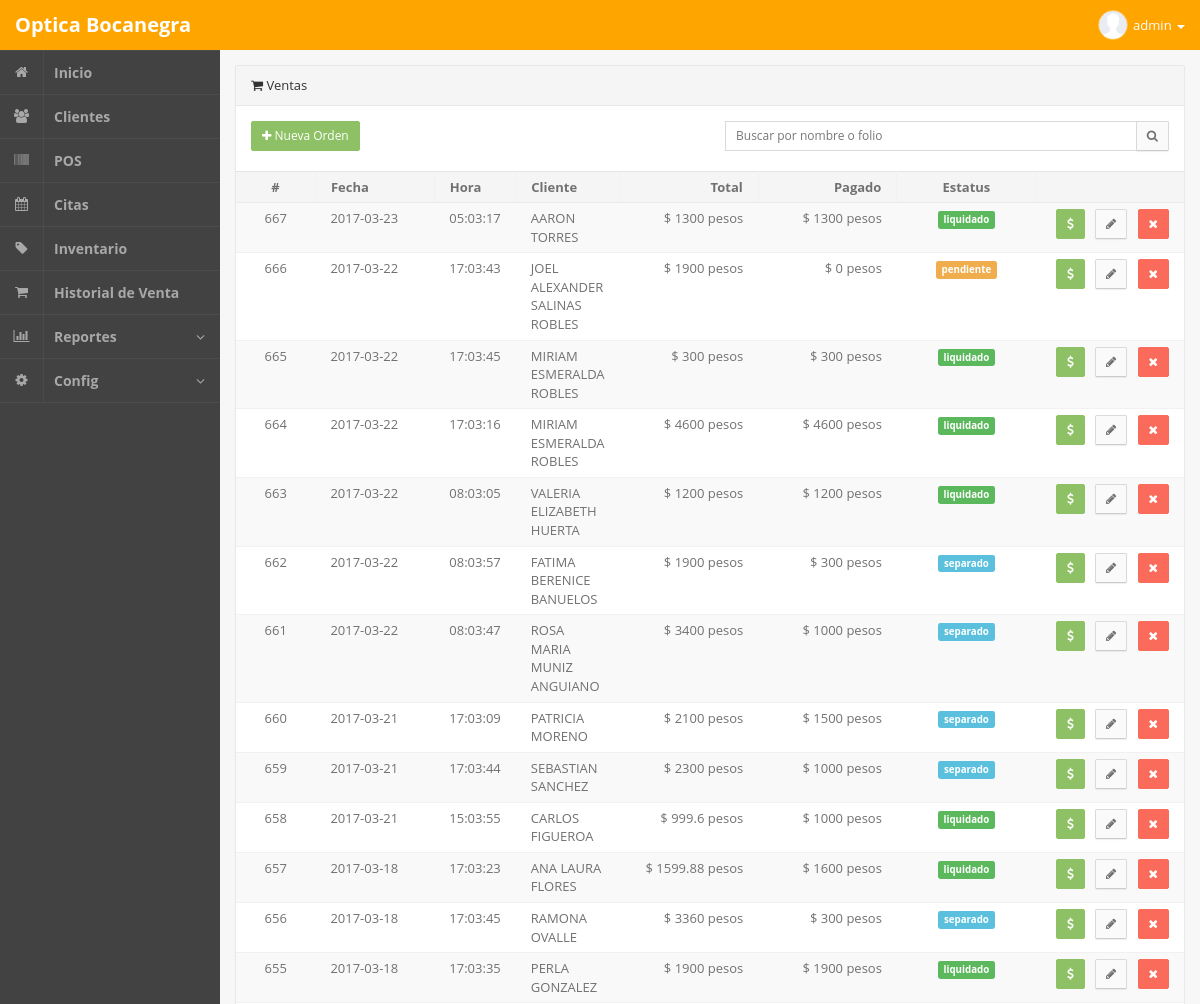
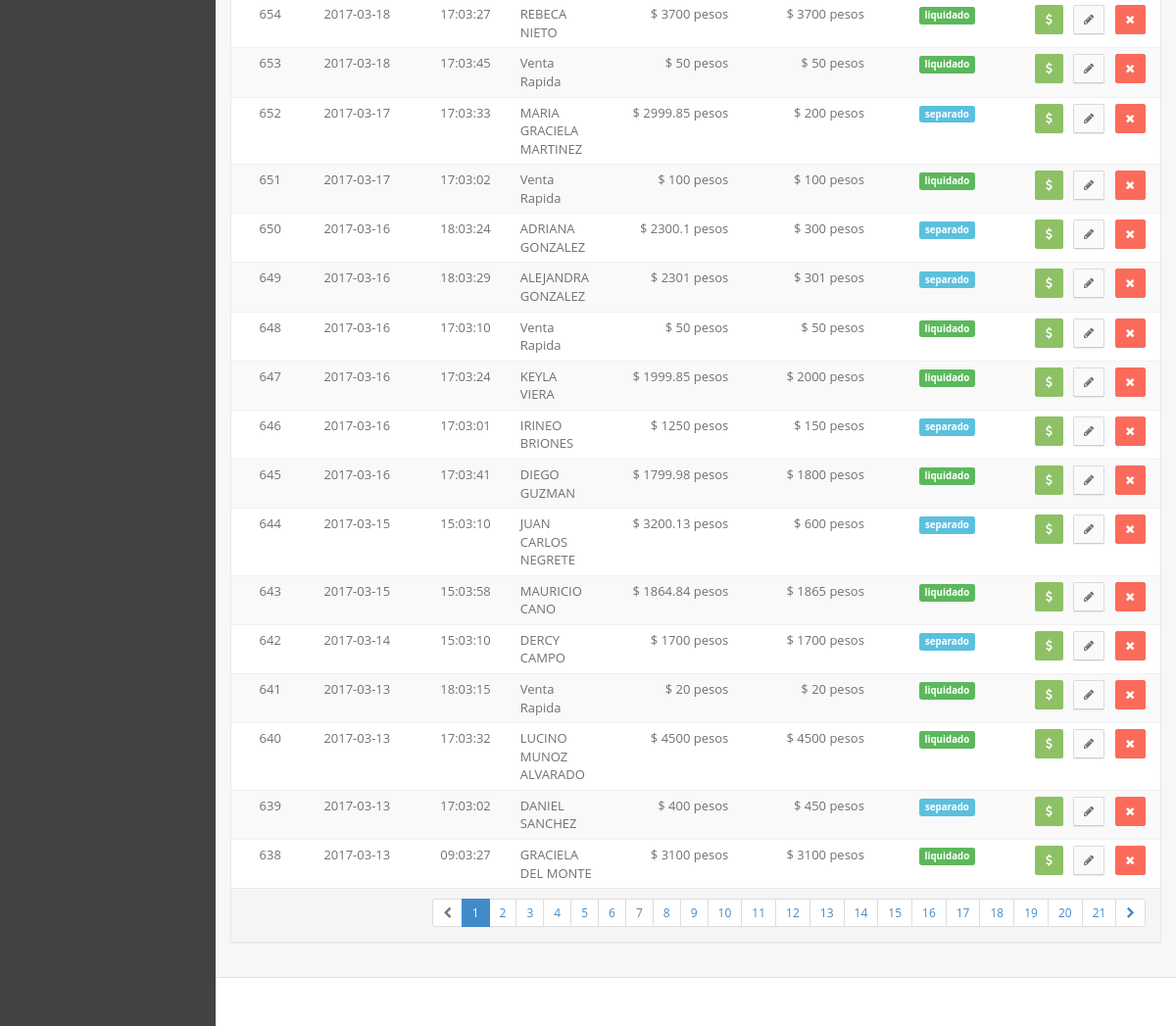
Screenshot of /admin.php?m=pventa (signed in) with the database file from the repository (2 pictures, top to bottom).
### tables this page shows
CREATE TABLE `ventas` (
  `idventas` int(255) NOT NULL,
  `venta` varchar(100) NOT NULL,
  `fecha` date NOT NULL,
  `hora` varchar(100) NOT NULL,
  `idcliente` int(255) NOT NULL,
  `idusuario` int(255) NOT NULL,
  `vendedor` varchar(30) NOT NULL,
  `descuento` varchar(100) NOT NULL
);

CREATE TABLE `clientes` (
  `idclientes` int(255) NOT NULL,
  `fecharegistro` date NOT NULL,
  `nombre` varchar(200) NOT NULL,
  `fechanacimiento` date NOT NULL,
  `correo` varchar(100) NOT NULL,
  `sexo` varchar(20) NOT NULL,
  `edad` varchar(20) NOT NULL,
  `domicilio` text NOT NULL,
  `colonia` varchar(50) NOT NULL,
  `codigopostal` varchar(20) NOT NULL,
  `telefono` varchar(20) NOT NULL,
  `celular` varchar(500) NOT NULL,
  `ocupacion` varchar(100) NOT NULL,
  `usalentes` varchar(100) NOT NULL,
  `ultimoexamen` varchar(100) NOT NULL,
  `eninterior` varchar(100) NOT NULL,
  `campo1` varchar(100) NOT NULL,
  `campo2` varchar(100) NOT NULL,
  `campo3` varchar(100) NOT NULL,
  `campo4` varchar(100) NOT NULL,
  `campo5` varchar(100) NOT NULL,
  `campo6` varchar(100) NOT NULL,
  `campo7` varchar(100) NOT NULL,
  `campo8` varchar(100) NOT NULL,
  `campo9` varchar(100) NOT NULL,
  `campo10` varchar(100) NOT NULL,
  `campo11` varchar(100) NOT NULL,
  `campo12` varchar(100) NOT NULL,
  `diabetes` varchar(100) NOT NULL,
  `controlada1` varchar(100) NOT NULL,
  `hipertension` varchar(100) NOT NULL,
  `controlada2` varchar(100) NOT NULL,
  `airelibre` varchar(100) NOT NULL,
  `campo13` varchar(100) NOT NULL,
  `campo14` varchar(100) NOT NULL,
  `campo15` varchar(100) NOT NULL,
  `campo16` varchar(100) NOT NULL,
  `campo17` varchar(100) NOT NULL,
  `campo18` varchar(100) NOT NULL,
  `campo19` varchar(100) NOT NULL,
  `campo20` varchar(100) NOT NULL,
  `campo21` varchar(100) NOT NULL,
  `campo22` varchar(100) NOT NULL,
  `campo23` varchar(100) NOT NULL
);

### php/pventa.php (the view, shortened to what this page needs)
<section class="panel panel-default pos-rlt clearfix">
	<header class="panel-heading"> <i class="fa fa-shopping-cart"></i> Ventas</header>
	<div class="row wrapper">
		<div class="col-xs-12 col-md-6 m-b-xs">
			<a href="admin.php?m=pventaAgregar" class="btn btn-sm btn-success m-r"><i class="fa fa-plus"></i> Nueva Orden</a>
		</div>
		<div class="col-xs-12 col-md-6 m-b-xs">
			<form action="" id="buscarCliente" method="get">
				<div class="input-group">
					<input type="text" class="input-sm form-control" name="buscar" placeholder="Buscar por nombre o folio">
					<span class="input-group-btn"> <button class="btn btn-sm btn-default" id="buscar" type="submit"> <i class="fa fa-search"></i> </button> </span>
				</div>
			</form>
		</div>
	</div>
	<div class="table-responsive">
		<table class="table table-striped b-t b-light">
			<thead>
				<tr>
					<th width="80" class="text-center"> # </th>
					<th width="120"> Fecha </th>
					<th width="80"> Hora </th>
					<th>Cliente</th>
					<th width="140" class="text-right">Total</th>
					<th width="140" class="text-right">Pagado</th>
					<th width="140" class="text-center">Estatus</th>
					<th width="150"> </th>
				</tr>
			<tbody>
<?php
			if ( isset($_GET['buscar']) ){
				$buscar = mysql_real_escape_string($_GET['buscar']);
				$query = "SELECT
					ventas.idventas,
					ventas.fecha,
					ventas.hora,
					ventas.descuento,
					clientes.nombre
					FROM ventas
					LEFT JOIN clientes ON clientes.idclientes=ventas.idcliente
					WHERE ventas.idventas LIKE '%".$buscar."%' OR clientes.nombre LIKE '%".$buscar."%'
					ORDER BY ventas.idventas DESC";
				$url = "admin.php?m=pventa&buscar=".$buscar;
			} else {
				$query = "SELECT
					ventas.idventas,
					ventas.fecha,
					ventas.hora,
					ventas.descuento,
					ventas.venta,
					clientes.nombre
					FROM ventas
					LEFT JOIN clientes ON clientes.idclientes=ventas.idcliente
					GROUP BY ventas.idventas
					ORDER BY ventas.idventas DESC";
				$url = "admin.php?m=pventa";
			}
$rows_per_page = 30;
if(isset($_GET['pag']))
	$page = mysql_real_escape_string($_GET['pag']);
else if (@$_GET['pag'] == "0")
	$page = 1;
else
	$page = 1;
$num_rows 		= mysql_num_rows(mysql_query($query));
$lastpage		= ceil($num_rows / $rows_per_page);
$page     = (int)$page;
$limit 		= 'LIMIT '. ($page -1) * $rows_per_page . ',' .$rows_per_page;
$query  .=" $limit";
$query = mysql_query($query) or die(mysql_error());
			while($q = mysql_fetch_object($query)){
				$asd = mysql_fetch_object(mysql_query("SELECT SUM(total) total FROM ventas_articulos WHERE idventa='".$q->idventas."'"));
				$asd2 = mysql_fetch_object(mysql_query("SELECT SUM(cantidad) cantidad FROM ventas_pagos WHERE idventa='".$q->idventas."'"));
				$descuento = ($q->descuento / 100) * $asd->total;
				$total = ($asd->total - $descuento);
				echo '<tr>
					<td class="text-center">'.$q->idventas.'</td>
					<td>'.$q->fecha.'</td>
					<td>'.$q->hora.'</td>
					<td>'.$q->nombre.'</td>
					<td class="text-right">$ '.$total.' pesos </td>
					<td class="text-right">$ '.$asd2->cantidad.' pesos</td>
					<td class="text-center">';
					if ($q->venta == "separado"){
						echo '<label class="label label-info"> separado </label>';
					} else {
						if ($asd2->cantidad >= $total){
							echo '<label class="label label-success"> liquidado </label>';
						} else {
							echo '<label class="label label-warning"> pendiente </label>';
						}
					}
						if ($_SESSION['userPv'] != "3"){
					echo '</td>
					<td class="text-right">
						<a href="#" data-id="'.$q->idventas.'" class="agregarPago btn btn-sm btn-success"> <i class="fa fa-usd"></i> </a> &nbsp;
						<a href="admin.php?m=pventaEditar&id='.$q->idventas.'" class="btn btn-sm btn-default"> <i class="fa fa-pencil"></i> </a> &nbsp;
						<a href="admin.php?m=pventa&borrar='.$q->idventas.'" class="btn btn-sm btn-danger"> <i class="fa fa-times"></i> </a>
					</td>';
						}
				echo '</tr>';
			}
?>
		    </tbody>
			</thead>
		</table>
	</div>
	<footer class="panel-footer">
		<div class="row">
			<div class="col-sm-12 text-right text-center-xs">
				<ul class="pagination pagination-sm m-t-none m-b-none">
<?php
	if($num_rows != 0){
		$nextpage = $page + 1;
		if ($page == 1) {
			echo '<li class="disabled"><a href="#"><i class="fa fa-chevron-left"></i></a></li>';
			echo '<li class="active"><a href="">1</a></li>';
			for($i= $page+1; $i<= $lastpage ; $i++){
				echo '<li><a href="'.$url.'&pag='.$i.'">'.$i.'</a></li> ';
			}
			if($lastpage >$page ){
				echo '<li><a href="'.$url.'&pag='.$nextpage.'"><i class="fa fa-chevron-right"></i></a></li>';
			}else{
				echo '<li class="disabled"><a href="#"><i class="fa fa-chevron-right"></i></a></li>';
			}
		}
	}
?>
				</ul>
			</div>
		</div>
	</footer>
</section>

### rows the page displays
ventas: idventas "667", fecha "2017-03-23", hora "05:03:17", idcliente.nombre "AARON TORRES", total "1300", cantidad "1300", venta "liquidado"
ventas: idventas "666", fecha "2017-03-22", hora "17:03:43", idcliente.nombre "JOEL ALEXANDER SALINAS ROBLES", total "1900", cantidad "0", venta "pendiente"
ventas: idventas "665", fecha "2017-03-22", hora "17:03:45", idcliente.nombre "MIRIAM ESMERALDA ROBLES", total "300", cantidad "300", venta "liquidado"
ventas: idventas "664", fecha "2017-03-22", hora "17:03:16", idcliente.nombre "MIRIAM ESMERALDA ROBLES", total "4600", cantidad "4600", venta "liquidado"
ventas: idventas "663", fecha "2017-03-22", hora "08:03:05", idcliente.nombre "VALERIA ELIZABETH HUERTA", total "1200", cantidad "1200", venta "liquidado"
ventas: idventas "662", fecha "2017-03-22", hora "08:03:57", idcliente.nombre "FATIMA BERENICE BANUELOS", total "1900", cantidad "300", venta "separado"
ventas: idventas "661", fecha "2017-03-22", hora "08:03:47", idcliente.nombre "ROSA MARIA MUNIZ ANGUIANO", total "3400", cantidad "1000", venta "separado"
ventas: idventas "660", fecha "2017-03-21", hora "17:03:09", idcliente.nombre "PATRICIA MORENO", total "2100", cantidad "1500", venta "separado"
ventas: idventas "659", fecha "2017-03-21", hora "17:03:44", idcliente.nombre "SEBASTIAN SANCHEZ", total "2300", cantidad "1000", venta "separado"
ventas: idventas "658", fecha "2017-03-21", hora "15:03:55", idcliente.nombre "CARLOS FIGUEROA", total "999.6", cantidad "1000", venta "liquidado"
ventas: idventas "657", fecha "2017-03-18", hora "17:03:23", idcliente.nombre "ANA LAURA FLORES", total "1599.88", cantidad "1600", venta "liquidado"
ventas: idventas "656", fecha "2017-03-18", hora "17:03:45", idcliente.nombre "RAMONA OVALLE", total "3360", cantidad "300", venta "separado"
ventas: idventas "655", fecha "2017-03-18", hora "17:03:35", idcliente.nombre "PERLA GONZALEZ", total "1900", cantidad "1900", venta "liquidado"
ventas: idventas "654", fecha "2017-03-18", hora "17:03:27", idcliente.nombre "REBECA NIETO", total "3700", cantidad "3700", venta "liquidado"
ventas: idventas "653", fecha "2017-03-18", hora "17:03:45", idcliente.nombre "Venta Rapida", total "50", cantidad "50", venta "liquidado"
ventas: idventas "652", fecha "2017-03-17", hora "17:03:33", idcliente.nombre "MARIA GRACIELA MARTINEZ", total "2999.85", cantidad "200", venta "separado"
ventas: idventas "651", fecha "2017-03-17", hora "17:03:02", idcliente.nombre "Venta Rapida", total "100", cantidad "100", venta "liquidado"
ventas: idventas "650", fecha "2017-03-16", hora "18:03:24", idcliente.nombre "ADRIANA GONZALEZ", total "2300.1", cantidad "300", venta "separado"
ventas: idventas "649", fecha "2017-03-16", hora "18:03:29", idcliente.nombre "ALEJANDRA GONZALEZ", total "2301", cantidad "301", venta "separado"
ventas: idventas "648", fecha "2017-03-16", hora "17:03:10", idcliente.nombre "Venta Rapida", total "50", cantidad "50", venta "liquidado"
ventas: idventas "647", fecha "2017-03-16", hora "17:03:24", idcliente.nombre "KEYLA VIERA", total "1999.85", cantidad "2000", venta "liquidado"
ventas: idventas "646", fecha "2017-03-16", hora "17:03:01", idcliente.nombre "IRINEO BRIONES", total "1250", cantidad "150", venta "separado"
ventas: idventas "645", fecha "2017-03-16", hora "17:03:41", idcliente.nombre "DIEGO GUZMAN", total "1799.98", cantidad "1800", venta "liquidado"
ventas: idventas "644", fecha "2017-03-15", hora "15:03:10", idcliente.nombre "JUAN CARLOS NEGRETE", total "3200.13", cantidad "600", venta "separado"
ventas: idventas "643", fecha "2017-03-15", hora "15:03:58", idcliente.nombre "MAURICIO CANO", total "1864.84", cantidad "1865", venta "liquidado"
ventas: idventas "642", fecha "2017-03-14", hora "15:03:10", idcliente.nombre "DERCY CAMPO", total "1700", cantidad "1700", venta "separado"
ventas: idventas "641", fecha "2017-03-13", hora "18:03:15", idcliente.nombre "Venta Rapida", total "20", cantidad "20", venta "liquidado"
ventas: idventas "640", fecha "2017-03-13", hora "17:03:32", idcliente.nombre "LUCINO MUNOZ ALVARADO", total "4500", cantidad "4500", venta "liquidado"
ventas: idventas "639", fecha "2017-03-13", hora "17:03:02", idcliente.nombre "DANIEL SANCHEZ", total "400", cantidad "450", venta "separado"
ventas: idventas "638", fecha "2017-03-13", hora "09:03:27", idcliente.nombre "GRACIELA DEL MONTE", total "3100", cantidad "3100", venta "liquidado"
